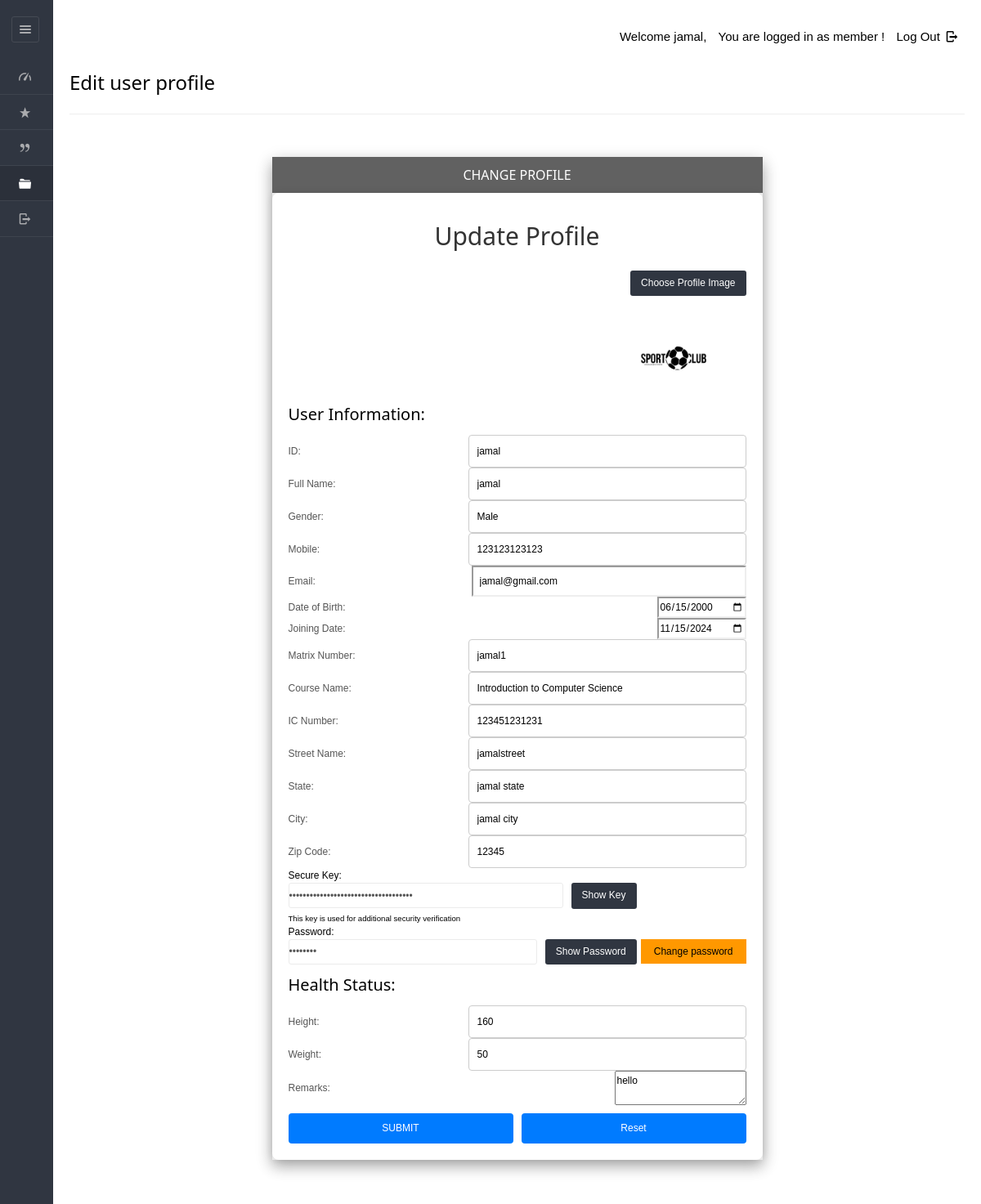
Screenshot of /dashboard/member/more-userprofile.php (signed in) with the database file from the repository.
### tables this page shows
CREATE TABLE IF NOT EXISTS `images` (
  `imageid` varchar(200) NOT NULL,
  `adminid` varchar(20) DEFAULT NULL,
  `userid` varchar(20) DEFAULT NULL,
  `staffid` varchar(20) DEFAULT NULL,
  `planid` varchar(8) DEFAULT NULL,
  `image_path` varchar(255) DEFAULT 'placeholder.jpg',
  `uploaded_at` timestamp NOT NULL DEFAULT CURRENT_TIMESTAMP,
  PRIMARY KEY (`imageid`)
);

CREATE TABLE IF NOT EXISTS `users` (
  `userid` varchar(20) NOT NULL,
  `pass_key` varchar(100) NOT NULL,
  `imageid` varchar(200) DEFAULT NULL,
  `username` varchar(40) DEFAULT NULL,
  `fullName` varchar(100) DEFAULT NULL,
  `gender` varchar(8) DEFAULT NULL,
  `mobile` varchar(20) DEFAULT NULL,
  `email` varchar(200) DEFAULT NULL,
  `dob` varchar(40) DEFAULT NULL,
  `joining_date` varchar(40) DEFAULT NULL,
  `hasApproved` varchar(10) DEFAULT NULL,
  `matrixNumber` varchar(255) DEFAULT NULL,
  `courseName` varchar(255) DEFAULT NULL,
  `no_ic` varchar(50) DEFAULT NULL,
  PRIMARY KEY (`userid`)
);

CREATE TABLE IF NOT EXISTS `address` (
  `addressid` varchar(20) NOT NULL,
  `staffid` varchar(40) DEFAULT NULL,
  `adminid` varchar(20) DEFAULT NULL,
  `userid` varchar(20) NOT NULL,
  `streetName` varchar(40) DEFAULT NULL,
  `state` varchar(40) DEFAULT NULL,
  `city` varchar(40) DEFAULT NULL,
  `zipcode` varchar(5) DEFAULT NULL,
  PRIMARY KEY (`addressid`)
);

CREATE TABLE IF NOT EXISTS `health_status` (
  `healthid` varchar(100) NOT NULL,
  `calorie` int DEFAULT NULL,
  `height` varchar(8) DEFAULT NULL,
  `weight` varchar(8) DEFAULT NULL,
  `remarks` varchar(200) NOT NULL DEFAULT '',
  `userid` varchar(20) NOT NULL,
  `fat` int DEFAULT NULL,
  PRIMARY KEY (`healthid`)
);

### dashboard/member/more-userprofile.php (the view, shortened to what this page needs)
<?php
require '../../include/db_conn.php';
$userid = $_SESSION['userid'];
$user_id = $_SESSION['userid'];
$sql = "SELECT * FROM users WHERE userid = ?";
$stmt = $con->prepare($sql);
$stmt->bind_param("i", $user_id);
$stmt->execute();
$result = $stmt->get_result();
$user_data = $result->fetch_assoc();
$sql = "SELECT * FROM address WHERE userid = ?";
$stmt = $con->prepare($sql);
$stmt->bind_param("i", $user_id);
$stmt->execute();
$result = $stmt->get_result();
$address_data = $result->fetch_assoc();
$sql = "SELECT * FROM health_status WHERE userid = ?";
$stmt = $con->prepare($sql);
$stmt->bind_param("i", $user_id);
$stmt->execute();
$result = $stmt->get_result();
$health_data = $result->fetch_assoc();
$sql = "SELECT * FROM images WHERE userid = ?";
$stmt = $con->prepare($sql);
$stmt->bind_param("i", $user_id);
$stmt->execute();
$result = $stmt->get_result();
$image_data = $result->fetch_assoc();
$query = "SELECT pass_key FROM users WHERE userid = ?";
$stmt = $con->prepare($query);
$stmt->bind_param("i", $user_id);
$stmt->execute();
$stmt->bind_result($user_password);
?>
<!DOCTYPE html>
<html lang="en">
<head>
    <link rel="stylesheet" href="../../css/style.css" id="style-resource-5">
    <link rel="stylesheet" href="../../css/dashMain.css">
    <link rel="stylesheet" type="text/css" href="../../css/entypo.css">
    <link href="a1style.css" rel="stylesheet" type="text/css">
	<link rel="stylesheet" href="../../css/dashboard/sidebar.css">
</head>
<body class="page-body page-fade" onload="collapseSidebar()">
    <div class="page-container sidebar-collapsed" id="navbarcollapse">
        <div class="sidebar-menu">
            <header class="logo-env">
                <div class="sidebar-collapse" onclick="collapseSidebar()">
                    <a href="#" class="sidebar-collapse-icon with-animation">
                        <i class="entypo-menu"></i>
                    </a>
                </div>
            </header>
            <?php include('nav.php'); ?>
        </div>
        <div class="main-content">
            <div class="row">
                <div class="col-md-6 col-sm-8 clearfix"></div>
                <div class="col-md-6 col-sm-4 clearfix hidden-xs">
                    <ul class="list-inline links-list pull-right">
                        <li>
                            <a href="logout.php">Log Out <i class="entypo-logout right"></i></a>
                        </li>
                    </ul>
                </div>
            </div>
            <h3>Edit user profile</h3>
            <hr />
            <div class="a1-container a1-small a1-padding-32" style="margin-top:2px; margin-bottom:2px;">
                <div class="a1-card-8 a1-light-gray" style="width:600px; margin:0 auto;">
                    <div class="a1-container a1-dark-gray a1-center">
                        <h6>CHANGE PROFILE</h6>
                    </div>
<div class="form-container">
    <h2>Update Profile</h2>
    <form id="form1" name="form1" method="post" action="" enctype="multipart/form-data">
<div class="form-group">
    <div>
        <button id="file-upload-btn" class="btn btn-primary">Choose Profile Image</button>
        <br>
        <div id="image-container" style="margin-top: 25px!important;">
            <img id="preview-image" src="<?php echo isset($image_data['image_path']) ? htmlspecialchars($image_data['image_path'], ENT_QUOTES, 'UTF-8') : ''; ?>" alt="Profile Image" style="<?php echo isset($image_data['image_path']) ? '' : 'display:none;'; ?>">
        </div>
    </div>
</div>
<h4>User Information:</h4>
<div class="form-group">
    <label for="login_id">ID:</label>
    <input type="text" name="login_id" value="<?php echo htmlspecialchars($user_data['username'] ?? '', ENT_QUOTES, 'UTF-8'); ?>" required pattern="[a-zA-Z0-9]{1,25}" title="Only alphanumeric characters are allowed, up to 25 characters." readonly>
</div>
<div class="form-group">
    <label for="full_name">Full Name:</label>
    <input type="text" name="full_name" value="<?php echo htmlspecialchars($user_data['fullName'] ?? '', ENT_QUOTES, 'UTF-8'); ?>" maxlength="25" required pattern="[a-zA-Z\s]{1,25}" title="Only letters and spaces are allowed, up to 25 characters.">
</div>
<div class="form-group">
    <label for="gender">Gender:</label>
    <input type="text" name="gender" value="<?php echo htmlspecialchars($user_data['gender'] ?? '', ENT_QUOTES, 'UTF-8'); ?>" maxlength="10" required pattern="[a-zA-Z]{1,10}" title="Only letters are allowed, up to 10 characters.">
</div>
<div class="form-group">
    <label for="mobile">Mobile:</label>
    <input type="text" name="mobile" value="<?php echo htmlspecialchars($user_data['mobile'] ?? '', ENT_QUOTES, 'UTF-8'); ?>" maxlength="15" required pattern="\d{10,15}" title="Only digits are allowed, between 10 to 15 characters.">
</div>
<div class="form-group">
    <label for="email">Email:</label>
    <input type="email" name="email" value="<?php echo htmlspecialchars($user_data['email'] ?? '', ENT_QUOTES, 'UTF-8'); ?>" maxlength="50" required pattern=".{1,50}" title="Up to 50 characters.">
</div>
<div class="form-group">
    <label for="dob">Date of Birth:</label>
    <input type="date" name="dob" value="<?php echo htmlspecialchars($user_data['dob'] ?? '', ENT_QUOTES, 'UTF-8'); ?>" required>
</div>
<div class="form-group">
    <label for="joining_date">Joining Date:</label>
    <input type="date" name="joining_date" value="<?php echo htmlspecialchars($user_data['joining_date'] ?? '', ENT_QUOTES, 'UTF-8'); ?>" required>
</div>
<div class="form-group">
    <label for="matrixNumber">Matrix Number:</label>
    <input type="text" name="matrixNumber" value="<?php echo htmlspecialchars($user_data['matrixNumber'] ?? '', ENT_QUOTES, 'UTF-8'); ?>" maxlength="25" required pattern="[a-zA-Z0-9]{1,25}" title="Only alphanumeric characters are allowed, up to 25 characters.">
</div>
<div class="form-group">
    <label for="courseName">Course Name:</label>
    <input type="text" name="courseName" value="<?php echo htmlspecialchars($user_data['courseName'] ?? '', ENT_QUOTES, 'UTF-8'); ?>" maxlength="50" required pattern="[a-zA-Z\s]{1,50}" title="Only letters and spaces are allowed, up to 50 characters.">
</div>
<div class="form-group">
    <label for="no_ic">IC Number:</label>
    <input type="text" name="no_ic" value="<?php echo htmlspecialchars($user_data['no_ic'] ?? '', ENT_QUOTES, 'UTF-8'); ?>" maxlength="12" required pattern="\d{12}" title="Only digits are allowed, exactly 12 characters.">
</div>
<div class="form-group">
    <label for="street_name">Street Name:</label>
    <input type="text" name="street_name" value="<?php echo htmlspecialchars($address_data['streetName'] ?? '', ENT_QUOTES, 'UTF-8'); ?>" maxlength="50" required>
</div>
<div class="form-group">
    <label for="state">State:</label>
    <input type="text" name="state" value="<?php echo htmlspecialchars($address_data['state'] ?? '', ENT_QUOTES, 'UTF-8'); ?>" maxlength="25" required pattern="[a-zA-Z\s]{1,25}" title="Only letters and spaces are allowed, up to 25 characters.">
</div>
<div class="form-group">
    <label for="city">City:</label>
    <input type="text" name="city" value="<?php echo htmlspecialchars($address_data['city'] ?? '', ENT_QUOTES, 'UTF-8'); ?>" maxlength="25" required pattern="[a-zA-Z\s]{1,25}" title="Only letters and spaces are allowed, up to 25 characters.">
</div>
<div class="form-group">
    <label for="zip_code">Zip Code:</label>
    <input type="text" name="zip_code" value="<?php echo htmlspecialchars($address_data['zipcode'] ?? '', ENT_QUOTES, 'UTF-8'); ?>" maxlength="10" required pattern="\d{5,10}" title="Only digits are allowed, between 5 to 10 characters.">
</div>
<?php
$query = "SELECT securekey FROM login WHERE userid = ?";
$stmt = $con->prepare($query);
$stmt->bind_param("i", $userid);
$stmt->execute();
$result = $stmt->get_result();
$securekey = "";
if ($result->num_rows > 0) {
    $row = $result->fetch_assoc();
    $securekey = $row['securekey'];
}
?>
<tr>
    <td height="35">Secure Key:</td>
    <td height="35">
        <div style="display: flex; align-items: center; gap: 5px;">
            <input type="password" id="secureKey" name="securekey" value="<?php echo htmlspecialchars($securekey); ?>" class="form-control" style="flex: 1; max-width: 60%; margin-right: 5px;" readonly required/>
            <button type="button" onclick="handleSecureKeyVisibility(event)" class="btn btn-primary" style="white-space: nowrap;">Show Key</button>
        </div>
        <small style="display: block; margin-top: 5px;">This key is used for additional security verification</small>
    </td>
</tr>
<tr>
    <td height="35">Password:</td>
    <td height="35">
        <div style="display: flex; align-items: center; gap: 5px;">
            <input type="password" id="userPassword" class="form-control" value="<?php echo htmlspecialchars($user_password); ?>" style="flex: 1; max-width: 60%; margin-right: 5px;" readonly>
            <button type="button" onclick="handlePasswordVisibility(event)" class="btn btn-primary" style="white-space: nowrap;">Show Password</button>
            <a href="change_pwd.php" class="a1-btn a1-orange" style="white-space: nowrap;">Change password</a>
        </div>
    </td>
</tr>
<h4 id="health_status_section">Health Status:</h4>
<div class="form-group">
    <label for="height">Height:</label>
    <input type="text" name="height" value="<?php echo htmlspecialchars($health_data['height'] ?? '', ENT_QUOTES, 'UTF-8'); ?>" maxlength="5" required pattern="\d{1,5}" title="Only digits are allowed, up to 5 characters.">
</div>
<div class="form-group">
    <label for="weight">Weight:</label>
    <input type="text" name="weight" value="<?php echo htmlspecialchars($health_data['weight'] ?? '', ENT_QUOTES, 'UTF-8'); ?>" maxlength="5" required pattern="\d{1,5}" title="Only digits are allowed, up to 5 characters.">
</div>
<div class="form-group">
    <label for="remarks">Remarks:</label>
    <textarea name="remarks" maxlength="255"><?php echo htmlspecialchars($health_data['remarks'] ?? '', ENT_QUOTES, 'UTF-8'); ?></textarea>
</div>
<div class="form-group">
    <input type="submit" name="submit" value="SUBMIT" class="btn btn-primary" style="margin-right: 10px;">
    <input type="reset" name="reset" value="Reset" class="btn btn-secondary">
</div>
    </form>
</div>
                </div>
            </div>
        </div>
    </body>
</html>

### css/style.css (style rules this page uses)
html { font-size: 62.5%; font-family: sans-serif; }
div { display: block; }
body { font-family: "Noto Sans", sans-serif, "Helvetica Neue", Helvetica, Arial, sans-serif; font-size: 12px; line-height: 1.428571429; display: block; margin: 0; }
*, *:before, *:after { box-sizing: border-box; }
a { text-decoration: none; background: transparent; }
img { vertical-align: middle; }
img { border: 0; }
.form-control { display: block; width: 100%; height: 31px; padding: 6px 12px; font-size: 12px; line-height: 1.428571429; color: #555555; outline:none; vertical-align: middle; background-color: #ffffff; background-image: none; border: 1px solid #ebebeb; border-radius: 3px; transition: border-color ease-in-out .15s, box-shadow ease-in-out .15s; }
input, button, select, textarea { font-family: inherit; font-size: inherit; line-height: inherit; }
button, input { line-height: normal; }
button, input, select, textarea { font-family: inherit; font-size: 100%; margin: 0; }
input:not([type]), input[type="email" i], input[type="number" i], input[type="password" i], input[type="tel" i], input[type="url" i], input[type="text" i] { padding: 1px 0px; }
input { background-color: white; cursor: text; padding: 1px; border-width: 2px; border-style: inset; border-color: initial; border-image: initial; }
input, textarea, select, button { text-rendering: auto; color: initial; letter-spacing: normal; word-spacing: normal; text-transform: none; text-indent: 0px; text-shadow: none; display: inline-block; text-align: start; margin: 0em; font: 400 13.3333px Arial; }
.btn-primary { color: #ffffff; background-color: #303641; border-color: #303641; }
.btn { display: inline-block; margin-bottom: 0; font-weight: 400; text-align: center; vertical-align: middle; cursor: pointer; background-image: none; border: 1px solid transparent; white-space: nowrap; padding: 6px 12px; font-size: 12px; line-height: 1.428571429; border-radius: 3px; user-select: none; }
button, html input[type="button"], input[type="reset"], input[type="submit"] { cursor: pointer; }
button, select { text-transform: none; }
a { color: #373e4a; text-decoration: none; }
a { background: transparent; }
a { color: #373e4a; }
.page-container { position: relative; padding-left: 280px; }
.page-container .sidebar-menu { position: absolute; width: 280px; top: 0; left: 0; bottom: 0; background: #303641; color: #aaabae; z-index: 1; min-height: 796px; box-sizing: border-box; }
.page-container .sidebar-menu .logo-env { width: 100%; padding: 35px; padding-bottom: 10px; box-sizing: border-box; }
.page-container.sidebar-collapsed { padding-left: 65px; }
.page-container.sidebar-collapsed .sidebar-menu { z-index: 4; width: 65px; }
.page-container.sidebar-collapsed .sidebar-menu .logo-env { display: block; padding: 20px; }
.page-container .sidebar-menu .logo-env:before, .page-container .sidebar-menu .logo-env:after { content: " "; display: table; }
.page-container .sidebar-menu .logo-env > div { display: block; vertical-align: middle; white-space: nowrap; float: left; }
.page-container .sidebar-menu .logo-env > div > a { display: inline-block; color: #aaabae; }
.page-container.sidebar-collapsed .sidebar-menu .logo-env > div.sidebar-collapse { display: block; padding: 0; left: 3px; }
.page-container .sidebar-menu .logo-env > div.sidebar-collapse, .page-container .sidebar-menu .logo-env > div.sidebar-mobile-menu { position: relative; float: right; }
.page-container .sidebar-menu .logo-env > div.sidebar-collapse a, .page-container .sidebar-menu .logo-env > div.sidebar-mobile-menu a { display: inline-block; border: 1px solid #454a54; text-align: center; padding: 0; line-height: 1; font-size: 20px; font-weight: 300; padding: 5px 2px; background-clip: padding-box; border-radius: 3px; transition: all 200ms ease-in-out; }
.page-container .sidebar-menu .logo-env:after { clear: both; }
ul, ol { margin-top: 0; margin-bottom: 8.5px; }
ul, menu, dir { display: block; list-style-type: disc; }
li { display: list-item; }
i, cite, em, var, address, dfn { font-style: italic; }

### css/entypo.css (style rules this page uses)
[class^="entypo-"]:before, [class*=" entypo-"]:before { font-family: "entypo"; font-style: normal; font-weight: normal; speak: none; display: inline-block; text-decoration: inherit; width: 1em; margin-right: .2em; text-align: center; font-variant: normal; text-transform: none; line-height: 1em; margin-left: .2em; }
.entypo-menu:before { content: '\e811'; }
.entypo-logout:before { content: '\e85d'; }

### rows the page displays
images: image_path (picture)
users: login_id "jamal", full_name "jamal", gender "Male", mobile "123123123123", email "jamal@gmail.com", dob "06/15/2000", joining_date "11/15/2024", matrixNumber "jamal1", courseName "Introduction to Computer Science", no_ic "123451231231"
address: street_name "jamalstreet", state "jamal state", city "jamal city", zip_code "12345"
health_status: height "160", weight "50", remarks "hello"
